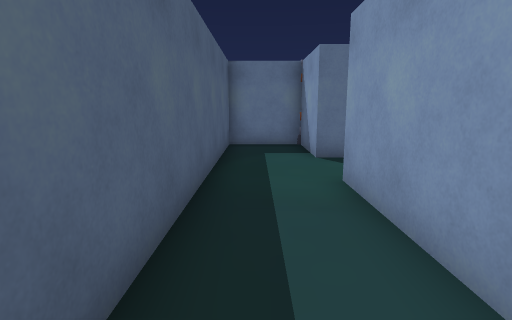
view 1 (above)

24 first-person views from a walk through a scene from a Unity 3-D project. The camera is 1.4 m above the floor, tilts 10° down and sees 80° across. The floor is counted in squares, 1 m on a side. Each view is taken from the middle of a square. On the plan, view 1 faces up. The plan holds only what a view shows up to about 14 squares ahead; the rest is blank. The place goes on beyond the plan. Door leaves are left out, so doorways stand open.

view 2
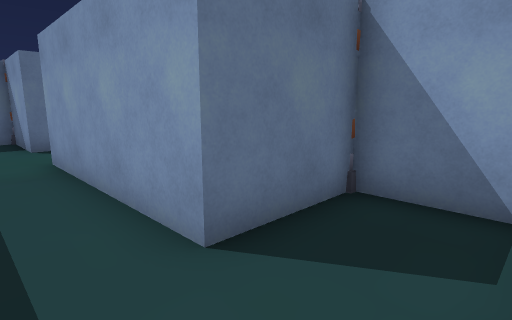

view 3
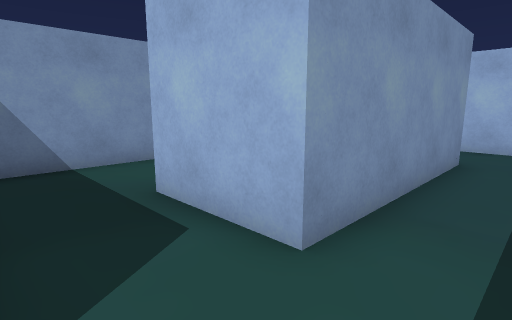

view 4
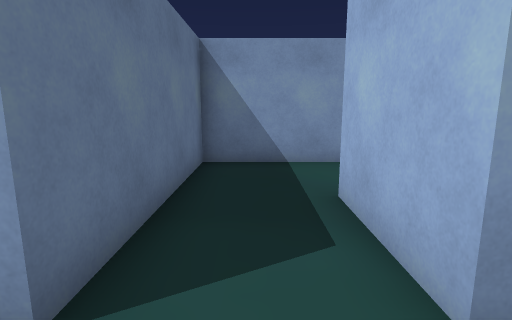

view 5
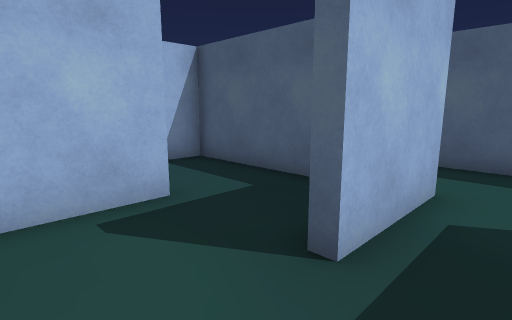

view 6
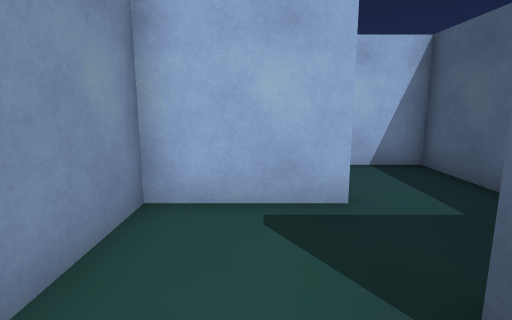

view 7
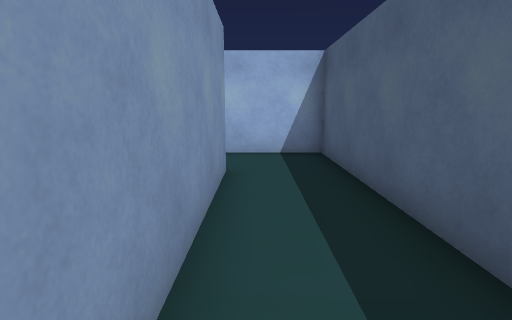

view 8
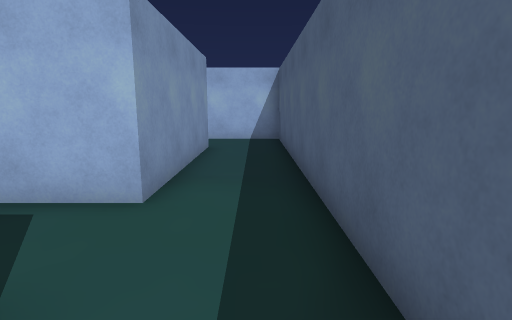

view 9
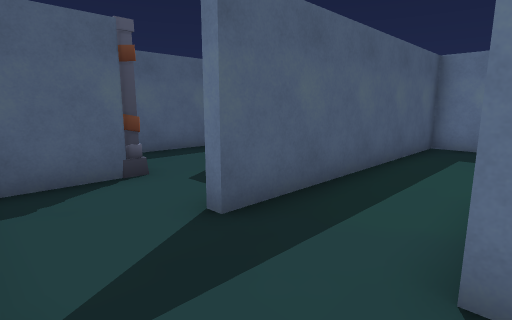

view 10
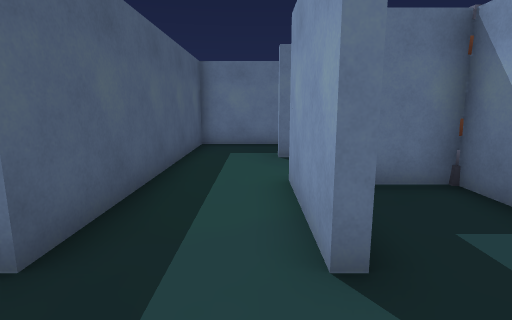

view 11
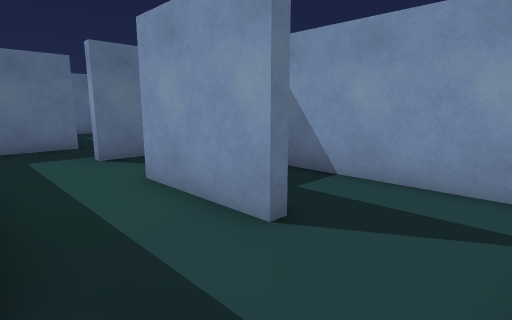

view 12
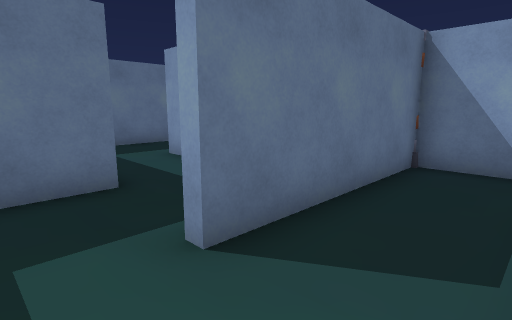

view 13
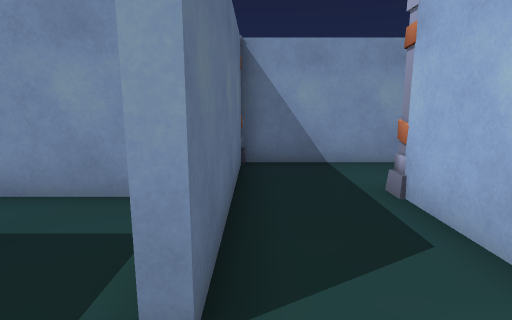

view 14
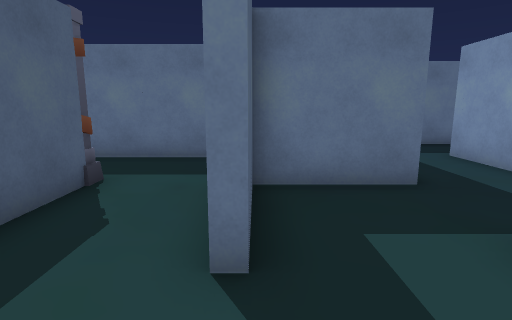

view 15
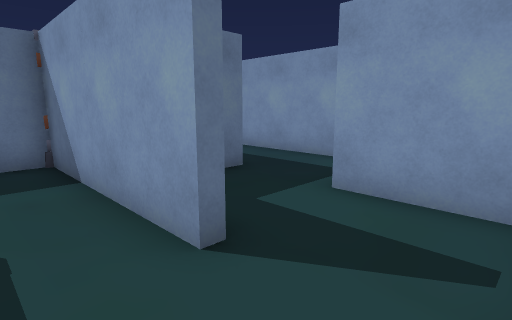

view 16
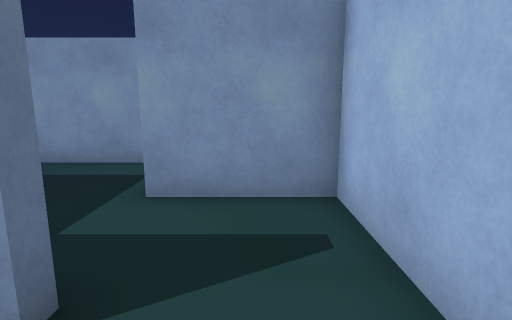

view 17
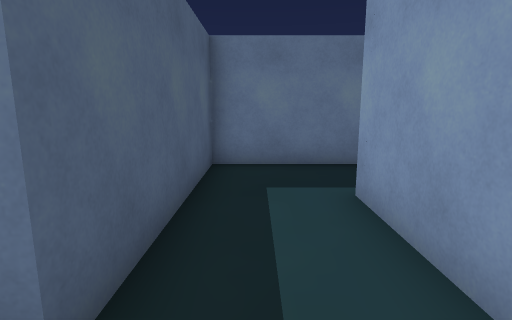

view 18
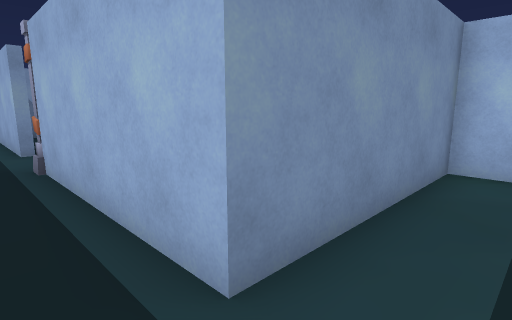

view 19
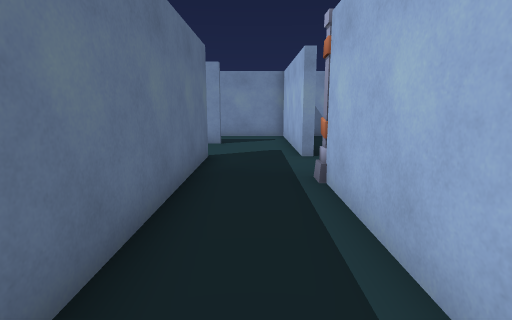

view 20
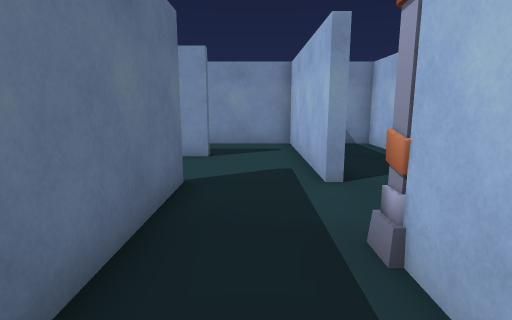

view 21
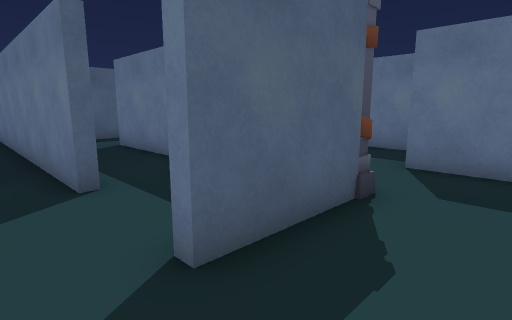

view 22
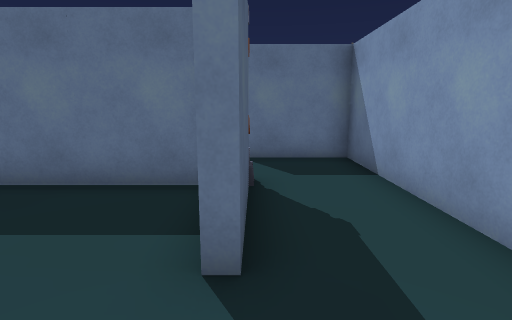

view 23
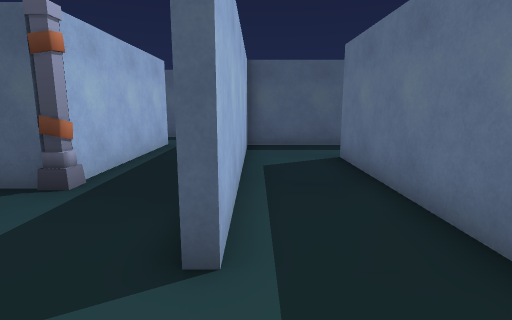

view 24
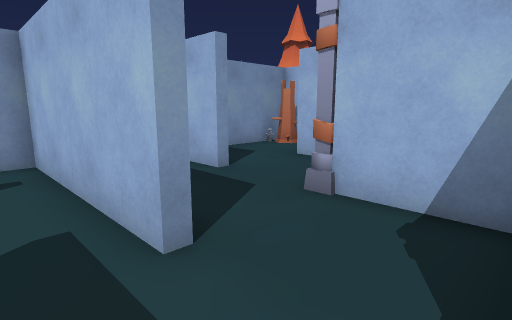

### Floor plan
Ten units are one square. View 1 is at (0, 0); x grows to the right and y downward. Boxes are objects, and circles mark ways between rooms. Rooms are numbered by the first view taken in them; rooms with no view inside come last. Other rooms are left out.
<svg viewBox="-15 -148 395 186">
<path fill="none" stroke="#000" d="M20 -36 20 -14M46 -27 76 -27 76 -84 17 -84 17 -105M47 28 47 6 17 6 17 -57 46 -57 46 -52M15 -113 -10 -113 -10 33 22 33M140 -25 140 -5M169 -21 169 6 166 6 166 -54 106 -54M178 -24 169 -24M116 -27 136 -27M136 26 136 -24 121 -24M164 33 196 33 196 2M106 6 106 -28M215 3 226 3 226 -57M80 -54 80 6M50 5 50 26M224 -84 199 -84 199 -24 194 -24M345 -82 345 -91M340 -113 255 -113M315 -52 315 -57 375 -57 375 -143 345 -143M349 -114 349 -82M229 -114 229 -87 316 -87 316 -84 224 -84M226 -57 284 -57M345 -27 375 -27 375 -45M20 -14 20 3 38 3M106 -54 106 -58M110 -84 80 -84 80 -54"/>
<rect x="45" y="-5" width="10" height="10" fill="#bbb"><title>column</title></rect>
<rect x="135" y="-35" width="10" height="10" fill="#bbb"><title>column</title></rect>
<rect x="165" y="-65" width="10" height="10" fill="#bbb"><title>column</title></rect>
<rect x="285" y="-65" width="10" height="10" fill="#bbb"><title>column</title></rect>
<rect x="345" y="-125" width="10" height="10" fill="#bbb"><title>column</title></rect>
<rect x="315" y="-35" width="10" height="10" fill="#bbb"><title>column</title></rect>
<circle cx="35" cy="-20" r="3" fill="#2a7"/>
<circle cx="220" cy="-65" r="3" fill="#2a7"/>
<circle cx="50" cy="-5" r="3" fill="#2a7"/>
<circle cx="95" cy="-50" r="3" fill="#2a7"/>
<text x="30" y="-40">1</text>
<text x="150" y="-10">2</text>
<text x="310" y="-90">3</text>
<text x="340" y="-40">4</text>
<text x="30" y="-10">5</text>
<text x="90" y="-70">6</text>
</svg>
Room 1 opens to room 5. Room 2 opens to room 3. Room 2 opens to room 5. Room 2 opens to room 6.

Where each view was taken, in squares from view 1:
view 1: 0 up, 0 right, facing up
view 2: 3 down, 0 right, facing up-right
view 3: 8 up, 0 right, facing down-right
view 4: 7 up, 0 right, facing right
view 5: 7 up, 7 right, facing down-left
view 6: 7 up, 6 right, facing down
view 7: 6 up, 1 right, facing down
view 8: 10 up, 0 right, facing down
view 9: 3 down, 11 right, facing up-left
view 10: 3 down, 10 right, facing up
view 11: 3 down, 8 right, facing up-right
view 12: 3 up, 9 right, facing up-right
view 13: 5 up, 9 right, facing right
view 14: 3 down, 17 right, facing up
view 15: 3 down, 15 right, facing up-right
view 16: 2 down, 15 right, facing right
view 17: 1 up, 21 right, facing up
view 18: 7 up, 21 right, facing down-right
view 19: 7 up, 23 right, facing right
view 20: 7 up, 26 right, facing right
view 21: 7 up, 37 right, facing up-left
view 22: 6 up, 35 right, facing up
view 23: 9 up, 34 right, facing left
view 24: 7 up, 29 right, facing down-right
